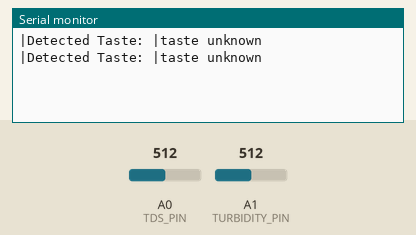
Bench run of a sketch on a simulated Arduino Uno, built with avr-gcc and run on an emulated ATmega328P. Parts: the last lines printed to the serial monitor. The test bench sets the inputs (shaded band); at power-on: A0 (TDS_PIN) = 512, A1 (TURBIDITY_PIN) = 512.

Above: at 1.8 s.
1.9 s: A0 (TDS_PIN) set to 213
At 2.8 s:
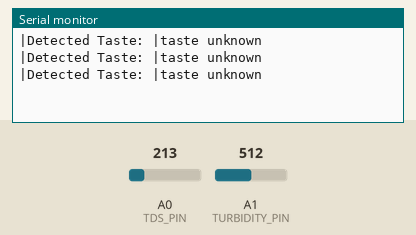
3.4 s: A0 (TDS_PIN) set to 193
At 4.5 s:
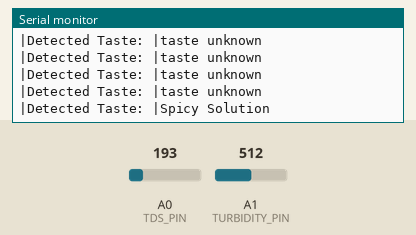
6.5 s: A0 (TDS_PIN) set to 127
At 7.8 s:
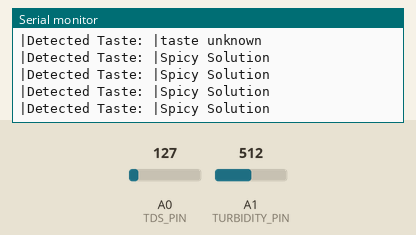
8.0 s: A0 (TDS_PIN) set to 121
At 8.8 s:
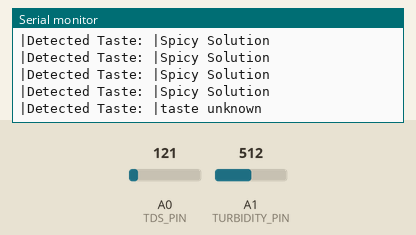

Measured:
- the behaviour switches between 207 and 206 on A0 (TDS_PIN) (found by bisection; images 1 and 2)
- the behaviour switches between 122 and 121 on A0 (TDS_PIN) (found by bisection; images 3 and 4)
- after the input at 3.4 s, the serial monitor: prints a new line after 0.60 s (image 2)
- after the input at 8.0 s, the serial monitor: prints a new line at once (image 4)

The sketch:

e-tounge-final.ino
```cpp
int TURBIDITY_PIN = A1;
int TDS_PIN = A0;

void setup() {
  Serial.begin(9600);
}

void loop() {
  float turbidityValue = analogRead(TURBIDITY_PIN);
  float tdsValue = analogRead(TDS_PIN);

  String taste = "taste unknown";
  if (tdsValue >= 60 && tdsValue <= 63) {
    taste = "Regular Water";
  } else if (tdsValue >= 104 && tdsValue <= 118) {
    taste = "Sour Solution";
  } else if (tdsValue >= 480 && tdsValue <= 486) {
    taste = "Salty Solution";
  } else if ((tdsValue >= 73 && tdsValue <= 113) || (tdsValue >= 57 && tdsValue <= 59)) {
    taste = "Sweet Solution";
  } else if ((tdsValue >= 122 && tdsValue <= 156) || (tdsValue >= 150 && tdsValue <= 206)) {
    taste = "Spicy Solution";
  }

  //verify classification using turbidity ranges
  if (taste == "Spicy Solution" && (turbidityValue >= 377 && turbidityValue <= 422)) {
  } else if (taste == "Regular Water" && (turbidityValue >= 720 && turbidityValue <= 730 || turbidityValue >= 400 && turbidityValue <= 440)) {
  } else if (taste == "Spicy Solution" && (turbidityValue >= 377 && turbidityValue <= 422)) {
  } else if (tdsValue == 0 && turbidityValue >= 6 && turbidityValue <= 9) {
    taste = "Sensor Idle/No Water";
  }

  //Serial.print("TDS Sensor Value: ");
  //Serial.print(tdsValue);
  //Serial.print(" | Turbidity Sensor Value: ");
  //Serial.print(turbidityValue);
  Serial.print("|Detected Taste: |");
  Serial.println(taste);

  delay(1000);
}
```
